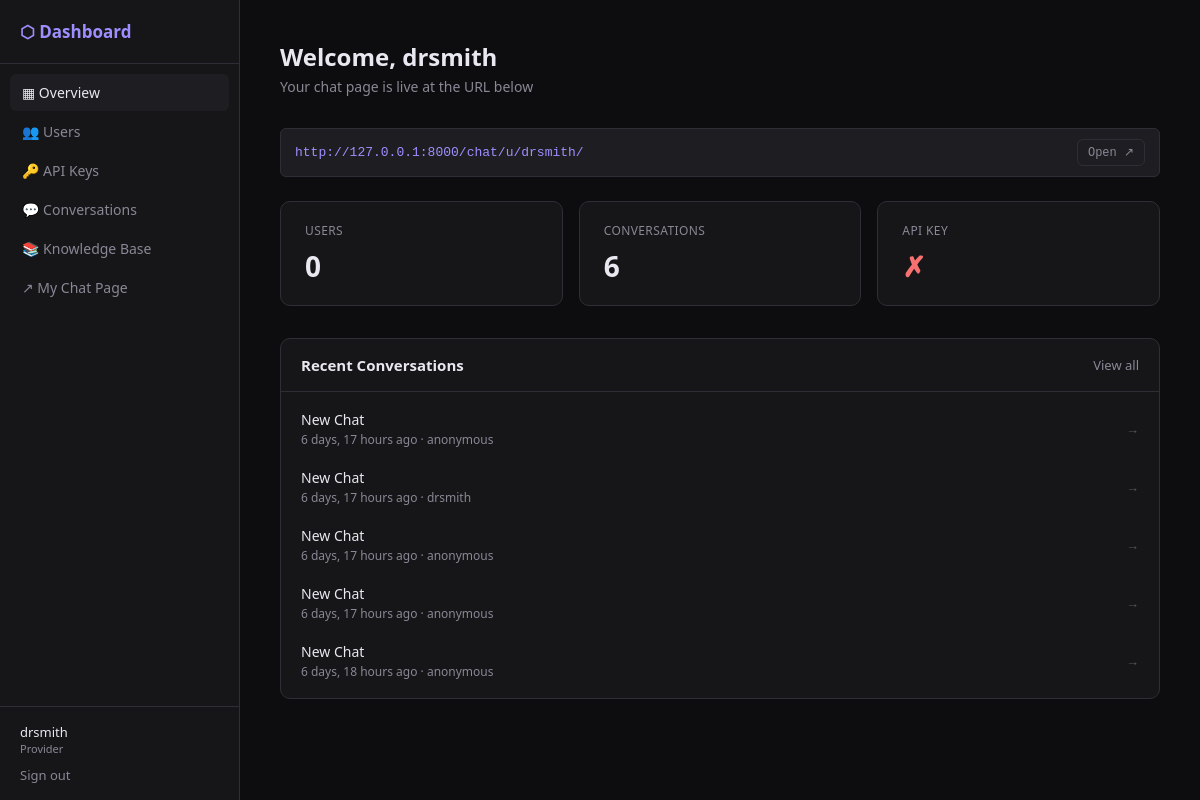
The app's page /dashboard/ (signed in), older data.
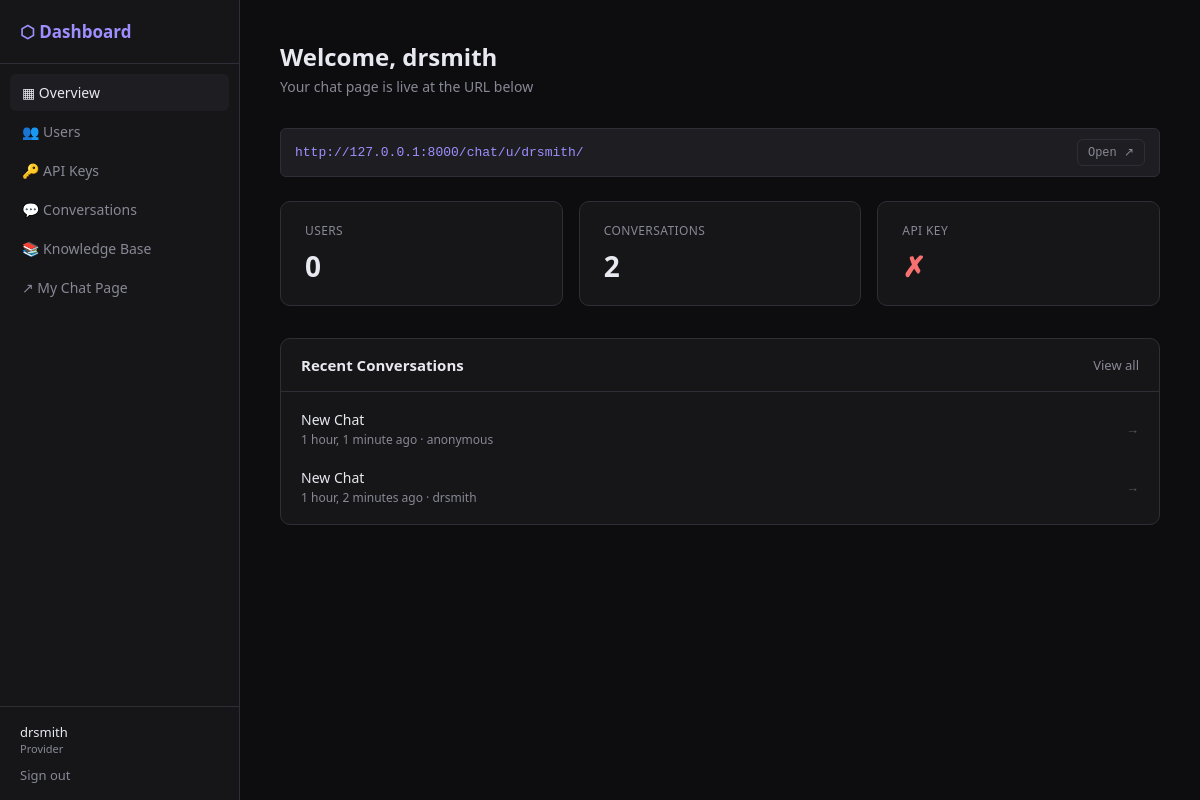
The same page, newer data.
### accounts/models.py (models this page shows, shortened)
class User(AbstractUser):
    class Tier(models.TextChoices):
        A = 'A', 'Super Admin'
        B = 'B', 'Provider'
        C = 'C', 'End User'
    tier   = models.CharField(max_length=1, choices=Tier.choices, default=Tier.C)
    parent = models.ForeignKey(
        'self', null=True, blank=True,
        on_delete=models.SET_NULL,
        related_name='children',
    )
    slug = models.SlugField(unique=True, blank=True)

### chat/models.py (models this page shows, shortened)
class Conversation(models.Model):
    user = models.ForeignKey(User, on_delete=models.CASCADE, related_name='conversations', null=True, blank=True)
    session_key = models.CharField(max_length=40, blank=True, null=True)
    provider = models.ForeignKey(User, on_delete=models.CASCADE, related_name='hosted_conversations', null=True, blank=True)
    title = models.CharField(max_length=255, default='New Chat')
    system_prompt = models.TextField(blank=True, default='You are a helpful assistant.')
    created_at = models.DateTimeField(auto_now_add=True)
    updated_at = models.DateTimeField(auto_now=True)
    class Meta:
        ordering = ['-updated_at']

### dashboard/views.py (the view)
# urls.py: path('', views.DashboardHomeView.as_view(), name='dashboard_home'),
class DashboardHomeView(BtierRequiredMixin, View):
    def get(self, request):
        user = request.user
        c_users = User.objects.filter(parent=user)
        conversations = Conversation.objects.filter(provider=user).order_by('-updated_at')[:5]
        api_configs = APIConfiguration.objects.filter(owner=user)
        return render(request, 'dashboard/home.html', {
            'c_users': c_users,
            'c_user_count': c_users.count(),
            'recent_conversations': conversations,
            'conv_count': Conversation.objects.filter(provider=user).count(),
            'api_configs': api_configs,
            'has_default_key': api_configs.filter(is_default=True, is_active=True).exists(),
        })

### dashboard/views.py (called while the page is built)
    def dispatch(self, request, *args, **kwargs):
        if not request.user.is_authenticated:
            return self.handle_no_permission()
        if request.user.tier not in [User.Tier.A, User.Tier.B]:
            return redirect('chat_home')
        return super().dispatch(request, *args, **kwargs)

### templates/dashboard/home.html (shortened to what this page needs)
{% extends "dashboard/base.html" %}
{% block dashboard_content %}
<div class="d-header">
  <h1>Welcome, {{ request.user.username }}</h1>
  <p>Your chat page is live at the URL below</p>
</div>
<div class="chat-url">
  <span>http://127.0.0.1:8000/chat/u/{{ request.user.slug }}/</span>
  <a href="/chat/u/{{ request.user.slug }}/" target="_blank" class="btn btn-ghost" style="font-size:12px;padding:5px 10px">Open ↗</a>
</div>
<div class="stats">
  <div class="stat-card">
    <div class="stat-label">Users</div>
    <div class="stat-value">{{ c_user_count }}</div>
  </div>
  <div class="stat-card">
    <div class="stat-label">Conversations</div>
    <div class="stat-value">{{ conv_count }}</div>
  </div>
  <div class="stat-card {% if not has_default_key %}warn{% endif %}">
    <div class="stat-label">API Key</div>
    <div class="stat-value">{% if has_default_key %}✓{% else %}✗{% endif %}</div>
  </div>
</div>
<div class="section">
  <div class="section-header">
    <h2>Recent Conversations</h2>
    <a href="{% url 'dashboard_conversations' %}" style="font-size:13px;color:var(--text-muted)">View all</a>
  </div>
  <div class="section-body">
    {% for conv in recent_conversations %}
    <a href="{% url 'dashboard_conversation_detail' conv.pk %}" style="text-decoration:none;color:inherit">
      <div class="row">
        <div>
          <div class="row-title">{{ conv.title }}</div>
          <div class="row-meta">{{ conv.updated_at|timesince }} ago · {{ conv.user.username|default:"anonymous" }}</div>
        </div>
        <span style="color:var(--text-dim);font-size:13px">→</span>
      </div>
    </a>
    {% empty %}
    <div class="empty">No conversations yet. Share your chat URL to get started.</div>
    {% endfor %}
  </div>
</div>
{% endblock %}

### templates/dashboard/base.html (shortened to what this page needs)
{% extends "base.html" %}
{% block body %}
<div class="d-layout">
  <aside class="d-sidebar">
    <div class="d-logo">⬡ Dashboard</div>
    <nav class="d-nav">
      <a href="{% url 'dashboard_home' %}"
         class="{% if request.resolver_match.url_name == 'dashboard_home' %}active{% endif %}">
        ▦ Overview
      </a>
      <a href="{% url 'dashboard_users' %}"
         class="{% if 'users' in request.resolver_match.url_name %}active{% endif %}">
        👥 Users
      </a>
      <a href="{% url 'dashboard_api_keys' %}"
         class="{% if 'api_key' in request.resolver_match.url_name %}active{% endif %}">
        🔑 API Keys
      </a>
      <a href="{% url 'dashboard_conversations' %}"
         class="{% if 'conversation' in request.resolver_match.url_name %}active{% endif %}">
        💬 Conversations
      </a>
      <a href="{% url 'rag_documents' %}"
         class="{% if 'rag' in request.resolver_match.url_name %}active{% endif %}">
        📚 Knowledge Base
      </a>
      <a href="/chat/u/{{ request.user.slug }}/" target="_blank">
        ↗ My Chat Page
      </a>
    </nav>
    <div class="d-footer">
      <div class="username">{{ request.user.username }}</div>
      <div class="tier">{{ request.user.get_tier_display }}</div>
      <form method="post" action="{% url 'logout' %}" style="margin:0">
        <button type="submit" class="logout-btn">Sign out</button>
      </form>
    </div>
  </aside>
  <main class="d-main">
    {% block dashboard_content %}{% endblock %}
  </main>
</div>
{% endblock %}

### templates/base.html (shortened to what this page needs)
<!doctype html>
<html lang="en">
  <head>
  </head>
  <body>
     {% block body %}{% endblock %}
  </body>
</html>

### templates/base.html (style rules this page uses)
*, *::before, *::after { box-sizing: border-box; margin: 0; padding: 0; }
:root { --bg: #0d0d0f; --surface: #161618; --surface2: #1e1e22; --border: #2e2e36; --text: #e8e8f0; --text-muted: #888896; --text-dim: #55555e; --accent: #7c6af7; --accent-light: #9d8fff; --accent-glow: rgba(124, 106, 247, 0.15); --green: #4ade80; --red: #f87171; --sidebar-w: 260px; --radius: 10px; --radius-sm: 6px; }
html, body { height: 100%; font-family: system-ui, sans-serif; background: var(--bg); color: var(--text); font-size: 15px; }
a { color: var(--accent-light); text-decoration: none; }
button, .btn { cursor: pointer; font-family: inherit; font-size: 14px; font-weight: 500; border: none; border-radius: var(--radius-sm); padding: 8px 16px; transition: all 0.2s; display: inline-flex; align-items: center; gap: 6px; }
.btn-ghost { background: transparent; color: var(--text-muted); border: 1px solid var(--border); }

### templates/dashboard/base.html (style rules this page uses)
html, body { overflow: auto; }
.d-layout { display: flex; min-height: 100vh; }
.d-sidebar { width: 240px; background: var(--surface); border-right: 1px solid var(--border); display: flex; flex-direction: column; flex-shrink: 0; position: sticky; top: 0; height: 100vh; }
.d-logo { padding: 20px; font-size: 17px; font-weight: 600; color: var(--accent-light); border-bottom: 1px solid var(--border); }
.d-nav { padding: 10px; flex: 1; }
.d-nav a { display: flex; align-items: center; gap: 10px; padding: 9px 12px; border-radius: var(--radius-sm); color: var(--text-muted); font-size: 14px; text-decoration: none; transition: all .15s; margin-bottom: 2px; }
.d-nav a:hover, .d-nav a.active { background: var(--surface2); color: var(--text); }
.d-footer { padding: 16px 20px; border-top: 1px solid var(--border); }
.d-footer .username { font-size: 13px; font-weight: 500; }
.d-footer .tier { font-size: 11px; color: var(--text-muted); margin-bottom: 8px; }
.d-footer .logout-btn { background: none; border: none; padding: 0; font-size: 13px; color: var(--text-muted); cursor: pointer; font-family: inherit; }
.d-main { flex: 1; padding: 40px; min-width: 0; }
.d-header { margin-bottom: 32px; }
.d-header h1 { font-size: 24px; font-weight: 600; }
.d-header p { color: var(--text-muted); font-size: 14px; margin-top: 4px; }

### templates/dashboard/home.html (style rules this page uses)
.stats { display: grid; grid-template-columns: repeat(3, 1fr); gap: 16px; margin-bottom: 32px; }
.stat-card { background: var(--surface); border: 1px solid var(--border); border-radius: var(--radius); padding: 20px 24px; }
.stat-label { font-size: 12px; color: var(--text-muted); font-weight: 500; text-transform: uppercase; letter-spacing: .4px; margin-bottom: 8px; }
.stat-value { font-size: 28px; font-weight: 600; }
.stat-card.warn .stat-value { color: var(--red); }
.section { background: var(--surface); border: 1px solid var(--border); border-radius: var(--radius); margin-bottom: 20px; }
.section-header { padding: 16px 20px; border-bottom: 1px solid var(--border); display: flex; align-items: center; justify-content: space-between; }
.section-header h2 { font-size: 15px; font-weight: 600; }
.section-body { padding: 8px 0; }
.row { display: flex; align-items: center; justify-content: space-between; padding: 10px 20px; font-size: 14px; }
.row-title { font-weight: 500; }
.row-meta { font-size: 12px; color: var(--text-muted); margin-top: 2px; }
.chat-url { background: var(--surface2); border: 1px solid var(--border); border-radius: var(--radius-sm); padding: 10px 14px; font-size: 13px; font-family: monospace; color: var(--accent-light); margin-bottom: 24px; display: flex; align-items: center; justify-content: space-between; }

Row changes from the older to the newer data that the page shows:
removed Conversation: title "New Chat", updated_at "6 days, 17 hours", user.username "anonymous"
removed Conversation: title "New Chat", updated_at "6 days, 17 hours", user.username "drsmith"
removed Conversation: title "New Chat", updated_at "6 days, 17 hours", user.username "anonymous"
removed Conversation: title "New Chat", updated_at "6 days, 17 hours", user.username "anonymous"
removed Conversation: title "New Chat", updated_at "6 days, 18 hours", user.username "anonymous"
added Conversation: title "New Chat", updated_at "1 hour, 1 minute", user.username "anonymous"
added Conversation: title "New Chat", updated_at "1 hour, 2 minutes", user.username "drsmith"
Text that changed along with them:
{{ conv_count }}: "6" → "2"
